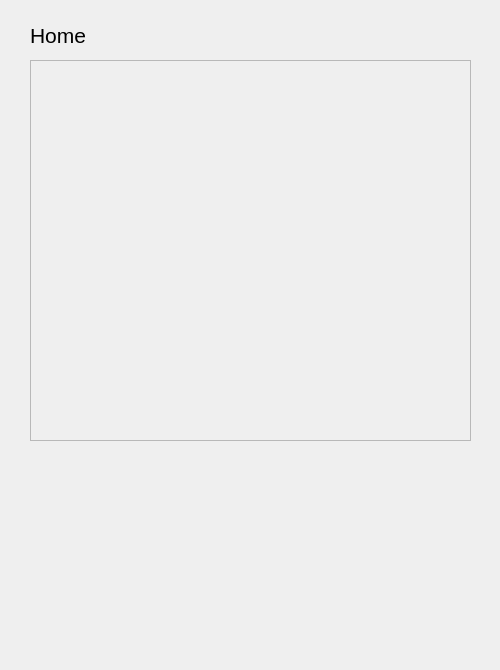
<?xml version="1.0" encoding="UTF-8"?>
<ui version="4.0">
 <class>WHome</class>
 <widget class="QWidget" name="WHome">
  <property name="geometry">
   <rect>
    <x>0</x>
    <y>0</y>
    <width>500</width>
    <height>670</height>
   </rect>
  </property>
  <property name="minimumSize">
   <size>
    <width>500</width>
    <height>670</height>
   </size>
  </property>
  <property name="windowTitle">
   <string>Form</string>
  </property>
  <widget class="QLabel" name="Title">
   <property name="geometry">
    <rect>
     <x>30</x>
     <y>20</y>
     <width>81</width>
     <height>31</height>
    </rect>
   </property>
   <property name="styleSheet">
    <string notr="true">font: 16pt;</string>
   </property>
   <property name="text">
    <string>Home</string>
   </property>
  </widget>
  <widget class="QScrollArea" name="Accounts">
   <property name="geometry">
    <rect>
     <x>30</x>
     <y>60</y>
     <width>441</width>
     <height>381</height>
    </rect>
   </property>
   <property name="minimumSize">
    <size>
     <width>441</width>
     <height>381</height>
    </size>
   </property>
   <property name="maximumSize">
    <size>
     <width>441</width>
     <height>381</height>
    </size>
   </property>
   <property name="widgetResizable">
    <bool>true</bool>
   </property>
   <widget class="QWidget" name="scrollAreaWidgetContents">
    <property name="geometry">
     <rect>
      <x>0</x>
      <y>0</y>
      <width>439</width>
      <height>379</height>
     </rect>
    </property>
   </widget>
  </widget>
  <widget class="QWidget" name="Chart" native="true">
   <property name="geometry">
    <rect>
     <x>30</x>
     <y>460</y>
     <width>441</width>
     <height>181</height>
    </rect>
   </property>
  </widget>
 </widget>
 <resources/>
 <connections/>
</ui>
